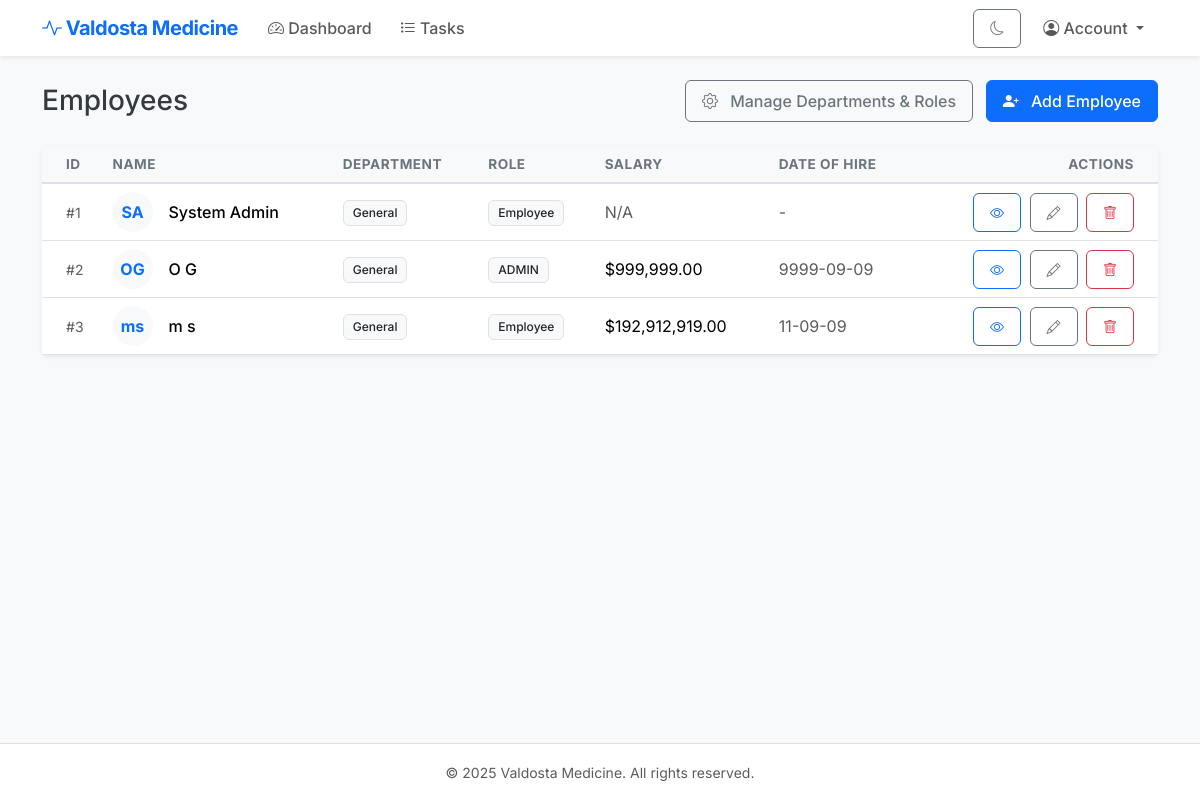
/employees (signed in), run on the app's committed database.
### models.py (models this page shows)
class Employee(db.Model):
    __tablename__ = "employees"
    id = db.Column(db.Integer, primary_key=True)
    employee_id = db.Column(db.String(20), unique=True, nullable=False)  # Random employee ID
    first_name = db.Column(db.String(100), nullable=False)
    last_name = db.Column(db.String(100), nullable=False)
    address = db.Column(db.Text)
    salary = db.Column(db.Float)
    date_of_hire = db.Column(db.Date)
    date_of_birth = db.Column(db.Date)
    department_id = db.Column(db.Integer, db.ForeignKey("departments.id"))
    role_id = db.Column(db.Integer, db.ForeignKey("roles.id"))
    user_id = db.Column(db.Integer, db.ForeignKey("users.id"))
    department = db.relationship("Department", back_populates="employees")
    role = db.relationship("Role", back_populates="employees")
    user = db.relationship("User", back_populates="employee")
    def full_name(self):
        return f"{self.first_name} {self.last_name}"

class Department(db.Model):
    __tablename__ = "departments"
    id = db.Column(db.Integer, primary_key=True)
    name = db.Column(db.String(100), nullable=False)
    description = db.Column(db.Text)
    employees = db.relationship("Employee", back_populates="department")

class Role(db.Model):
    __tablename__ = "roles"
    id = db.Column(db.Integer, primary_key=True)
    name = db.Column(db.String(100), nullable=False)
    description = db.Column(db.Text)
    employees = db.relationship("Employee", back_populates="role")

### app.py (the view)
    @app.route("/employees")
    @login_required
    def employees():
        emps = Employee.query.all()
        departments = Department.query.all()
        roles = Role.query.all()
        return render_template("employees.html", employees=emps,
                               departments=departments, roles=roles)

### models.py (called while the page is built)
    def is_admin(self):
        return any(g.is_admin_group for g in self.groups)

### templates/employees.html (shortened to what this page needs)
{% extends "base.html" %}
{% block content %}
<div class="d-flex justify-content-between align-items-center mb-4">
  <h2 class="h3 mb-0">Employees</h2>
  <div>
    <a href="{{ url_for('departments_roles') }}" class="btn btn-outline-secondary me-2">
      <i class="bi bi-gear me-2"></i> Manage Departments & Roles
    </a>
    <button class="btn btn-primary" data-bs-toggle="modal" data-bs-target="#addEmployeeModal">
      <i class="bi bi-person-plus-fill me-2"></i> Add Employee
    </button>
  </div>
</div>
<div class="card shadow-sm">
  <div class="card-body p-0">
    <div class="table-responsive">
      <table class="table table-hover mb-0 align-middle">
        <thead class="table-light">
          <tr>
            <th class="ps-4">ID</th>
            <th>Name</th>
            <th>Department</th>
            <th>Role</th>
            <th>Salary</th>
            <th>Date of Hire</th>
            <th class="text-end pe-4">Actions</th>
          </tr>
        </thead>
        <tbody>
          {% for e in employees %}
          <tr>
            <td class="ps-4 text-muted small">#{{ e.id }}</td>
            <td class="fw-medium">
              <div class="d-flex align-items-center">
                <div
                  class="avatar me-3 bg-light rounded-circle d-flex align-items-center justify-content-center text-primary"
                  style="width: 40px; height: 40px;">
                  <span class="fw-bold">{{ e.first_name[0] }}{{ e.last_name[0] }}</span>
                </div>
                <div>{{ e.full_name() }}</div>
              </div>
            </td>
            <td>
              <span class="badge bg-light text-dark border">
                {{ e.department.name if e.department else 'N/A' }}
              </span>
            </td>
            <td>
              <span class="badge bg-light text-dark border">
                {{ e.role.name if e.role else 'N/A' }}
              </span>
            </td>
            <td>
              {% if e.salary is not none %}
              ${{ "{:,.2f}".format(e.salary) }}
              {% else %}
              <span class="text-muted">N/A</span>
              {% endif %}
            </td>
            <td class="text-muted">
              {{ e.date_of_hire.strftime('%Y-%m-%d') if e.date_of_hire else '-' }}
            </td>
            <td class="text-end pe-4">
              <button class="btn btn-sm btn-outline-primary me-1" data-bs-toggle="modal"
                data-bs-target="#viewEmployeeModal{{ e.id }}" title="View Details">
                <i class="bi bi-eye"></i>
              </button>
              <button class="btn btn-sm btn-outline-secondary me-1" data-bs-toggle="modal"
                data-bs-target="#editEmployeeModal{{ e.id }}" title="Edit">
                <i class="bi bi-pencil"></i>
              </button>
              <button class="btn btn-sm btn-outline-danger" data-bs-toggle="modal"
                data-bs-target="#deleteEmployeeModal{{ e.id }}" title="Delete">
                <i class="bi bi-trash"></i>
              </button>
            </td>
          </tr>
          {% else %}
          <tr>
            <td colspan="7" class="text-center py-4 text-muted">No employees found.</td>
          </tr>
          {% endfor %}
        </tbody>
      </table>
    </div>
  </div>
</div>
{% endblock %}

### static/style.css (style rules this page uses)
body { font-family: 'Inter', sans-serif; background-color: #f8f9fa; color: #343a40; }
h1, h2, h3, h4, h5, h6 { font-weight: 600; color: #212529; }
.card { border: none; box-shadow: 0 0.125rem 0.25rem rgba(0, 0, 0, 0.075); transition: transform 0.2s ease-in-out, box-shadow 0.2s ease-in-out; }
.btn { border-radius: 0.375rem; font-weight: 500; padding: 0.5rem 1rem; }
.table { vertical-align: middle; }
.table thead th { border-top: none; border-bottom: 2px solid #dee2e6; font-size: 0.85rem; text-transform: uppercase; letter-spacing: 0.5px; color: #6c757d; }
.badge { font-weight: 500; padding: 0.5em 0.75em; }
body, .card, .navbar, .footer, .table, .modal-content, .form-control, .form-select, .dropdown-menu, .badge, .nav-link, .btn { transition: background-color .25s ease, color .25s ease, border-color .25s ease, box-shadow .25s ease; }

### data on the page
Employee: id "1", first_name "S", last_name "A", full_name "System Admin", department "General", role "Employee", shows "N/A", date_of_hire "-"
Employee: id "2", first_name "O", last_name "G", full_name "O G", department "General", role "ADMIN", salary "999,999.00", date_of_hire "9999-09-09"
Employee: id "3", first_name "m", last_name "s", full_name "m s", department "General", role "Employee", salary "192,912,919.00", date_of_hire "11-09-09"
